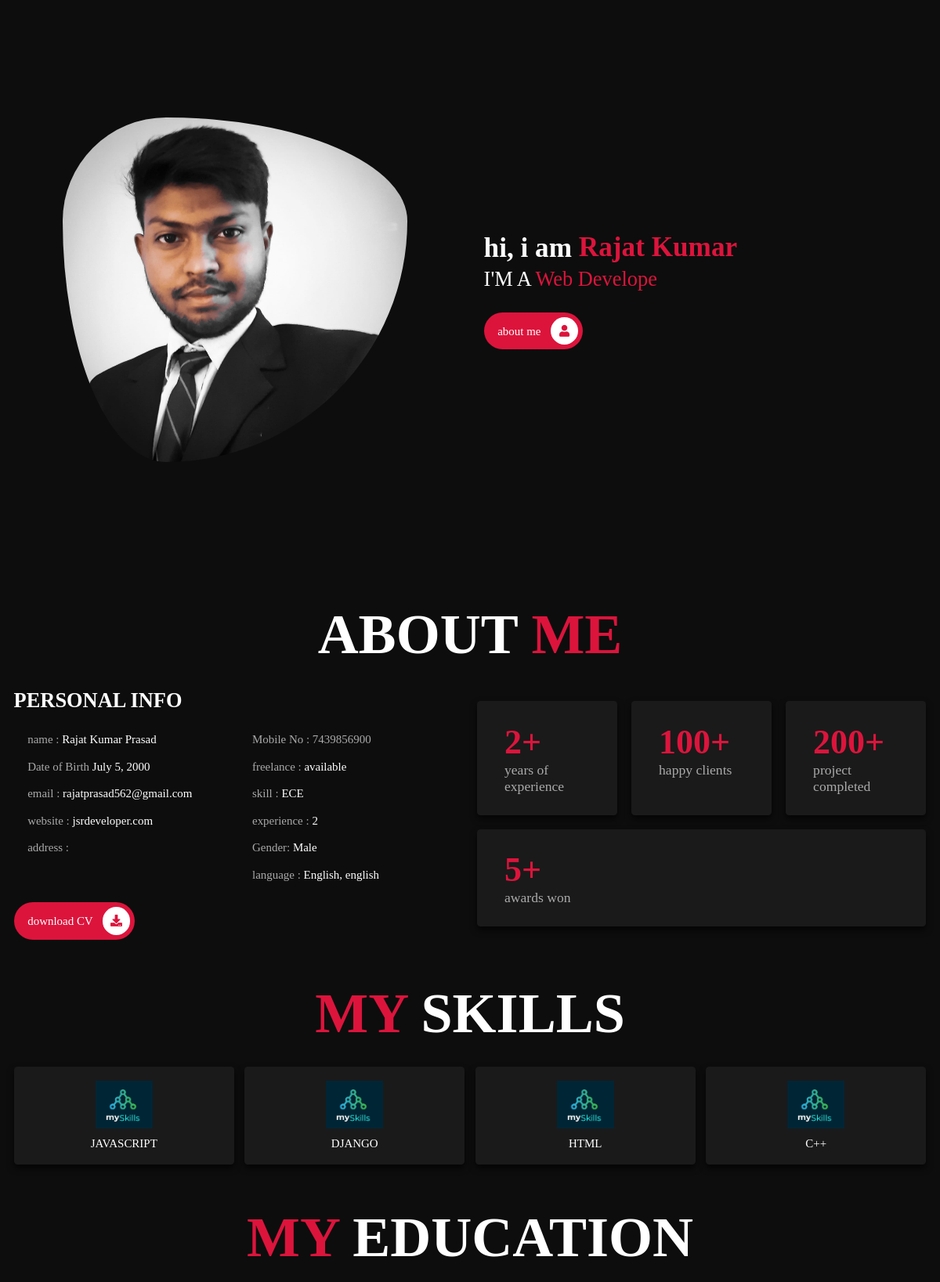
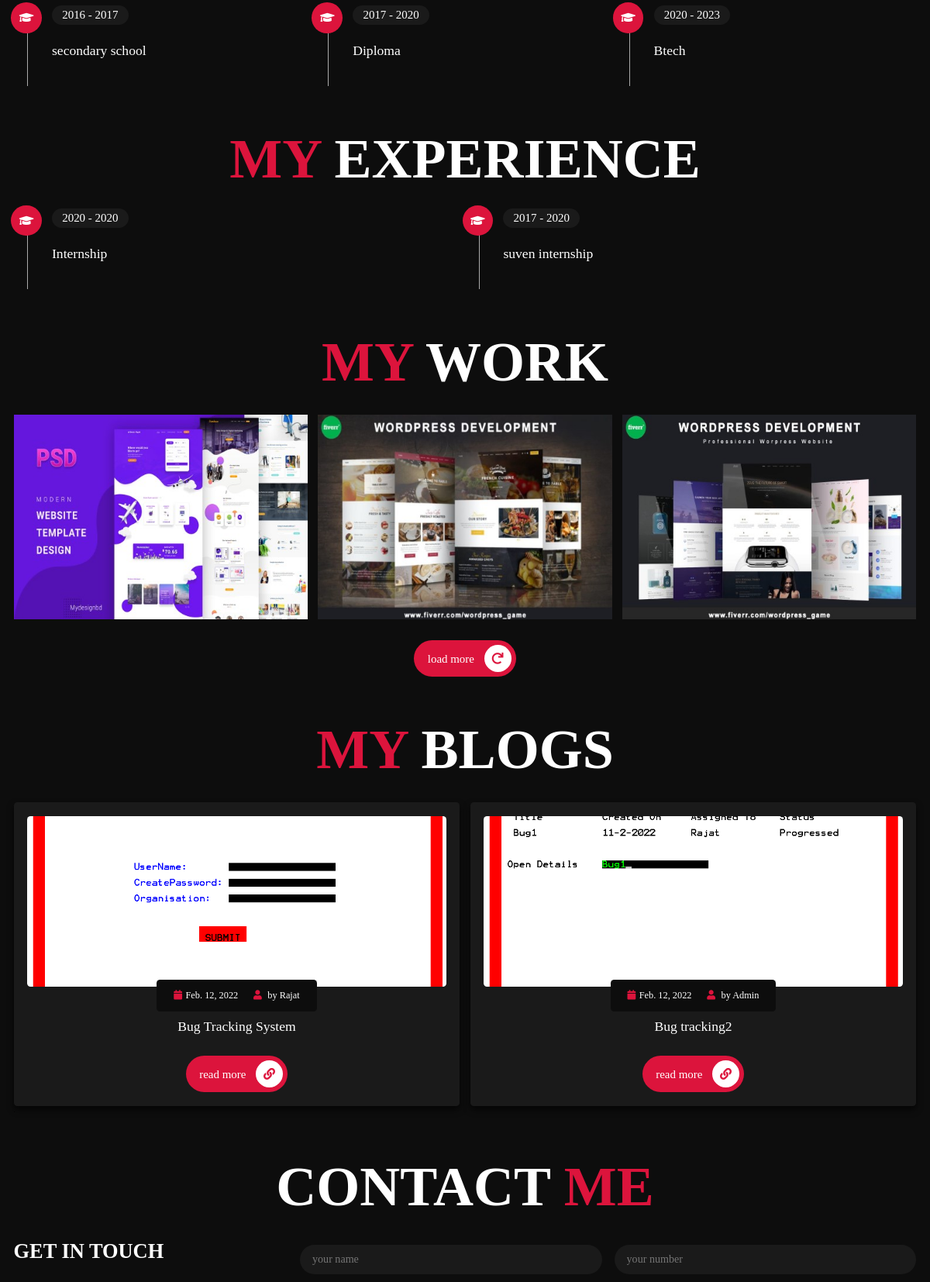
The page / (upper part) on the database its author committed (2 pictures, top to bottom).
### home/models.py (models this page shows)
class Home(models.Model):
    salutation=models.CharField(max_length=200)
    skills1=models.CharField(max_length=200, blank=True)
    skills2=models.CharField(max_length=200,blank=True)
    skills3=models.CharField(max_length=200, blank=True)
    skills4=models.CharField(max_length=200,blank=True)
    desc=tinymce_models.HTMLField()
    your_image=models.ImageField(upload_to="media")

class about(models.Model):
    display_Name=models.CharField(max_length=50, blank=True)
    email=models.EmailField()
    Date_of_Birth=models.DateField(blank=True)
    Phone=models.CharField(max_length=10)
    website=models.CharField(max_length=50, blank=True)
    First_language=models.CharField(max_length=50, blank=True)
    Second_language=models.CharField(max_length=50, blank=True)
    Degree=models.CharField(max_length=50, blank=True)
    sex=models.CharField(max_length=50)
    Experience=models.IntegerField(blank=True)
    Clients=models.IntegerField(blank=True)
    Awards=models.IntegerField(blank=True)
    Projects=models.IntegerField(blank=True)
    Address=models.CharField(max_length=100)
    Resume=models.FileField(upload_to="media")

class skills(models.Model):
    skill_No=models.IntegerField()
    skills_title=models.CharField(max_length=50)
    konwledge_percentage=models.IntegerField(blank=True)
    icon=models.ImageField(upload_to= "media",default="media/default.jpg")

class education(models.Model):
    course_name=models.CharField(max_length=100)
    course_desc=tinymce_models.HTMLField()
    strt_year1=models.CharField(max_length=4)
    end_year1=models.CharField(max_length=4)

class experience(models.Model):
    exp_title=models.CharField(max_length=500)
    strt_year=models.CharField(max_length=4)
    end_year=models.CharField(max_length=4)
    exp_desc=tinymce_models.HTMLField()

class projects(models.Model):
    project_no=models.IntegerField()
    links=models.CharField(max_length=150)
    Portfolio_picture=models.ImageField(upload_to="media")
    project_desc=models.TextField(blank=True)

class blog(models.Model):
    title=models.CharField(max_length=100)
    date_added=models.DateField(auto_now_add=True)
    author_name=models.CharField(max_length=100,default="unknown")
    feature_image=models.ImageField(upload_to="media",blank=True)
    desc=tinymce_models.HTMLField()
    slug=AutoSlugField(populate_from='title',unique=True,default=None)
    class meta:
        ordering=['-date_added']

### mywebsite/views.py (the view)
# urls.py: path('',views.index),
def index(request):
    about_data=about.objects.all()
    my_data=Home.objects.all()
    skills_data=skills.objects.all()
    education_data=education.objects.all()
    experience_data=experience.objects.all()
    services_data=services.objects.all()
    projects_data=projects.objects.all()[:6]
    contact_data=contact.objects.all()
    form_data=Messages.objects.all()
    blog_data=blog.objects.all()
    ''' form'''
    try:
        if request.method=="POST":
            mail_id=request.POST.get("mails")
            Name1=request.POST.get("Name1")
            subject=request.POST.get("subject")
            msg=request.POST.get("text2")
            mob=request.POST.get("sender_mobile")
            formdata=Messages(username=Name1,user_mail_id=mail_id,Subject=subject,content=msg,sender_mobile=mob)
            formdata.save()
            send_mail(subject,msg,'jsrdevops@gmail.com',['rajatprasad562@gmail.com'],fail_silently=True)
    except:
        pass
    context={'intro':about_data,'Name':my_data,'skill':skills_data,'education':education_data,'experience':experience_data,'service':services_data,'project':projects_data,'contacts':contact_data,'blogs':blog_data}
    return render(request,"index.html",context)

### templates/index.html (shortened to what this page needs)
{% extends "navbar.html" %}
{% block content %}
<section class="home" id="home">
     {% for i in Name %}
    <div class="image">
        <img src="media/{{i.your_image}}" alt="">
    </div>
    <div class="content">
        <h3>hi, i am <span id="myname">{{ i.salutation }}</span></h3>
              <span id ="st">I'M A <span class="txt-rotate" data-period="20" data-rotate='[ "{{i.skills1}}", "{{i.skills2}}", "{{i.skills3}}", "{{i.skills4}}" ]'> i am </span></span>
        <p>{{i.desc|safe}}</p>
        <a href="#about" class="btn"> about me <i class="fas fa-user"></i> </a>
    </div>
{% endfor %}
</section>
<section class="about" id="about">
    <h1 class="heading"> about <span>me</span> </h1>
    <div class="row">
          {% for about in intro %}
        <div class="info-container">
            <h1>personal info</h1>
            <div class="box-container">
                <div class="box">
                    <h3> <span>name : </span> {{about.display_Name}} </h3>
                    <h3> <span>Date of Birth </span> {{about.Date_of_Birth}} </h3>
                    <h3> <span>email : </span> {{about.email}} </h3>
					 <h3> <span>website : </span> {{about.website}}</h3>
                    <h3> <span>address : </span> {{about.Adress}} </h3>
                </div>
                <div class="box">
					<h3> <span>Mobile No : {{about.Phone}}</span> </h3>
                    <h3> <span>freelance : </span> available </h3>
                    <h3> <span>skill : </span> {{about.Degree}} </h3>
                    <h3> <span>experience : </span> {{about.Experience}} </h3>
					<h3> <span>Gender: </span>{{about.sex}}</h3>
                    <h3> <span>language : </span> {{about.First_language}}, english </h3>
                </div>
            </div>
            <a href="media/{{about.Resume}}" download class="btn"> download CV <i class="fas fa-download"></i> </a>
        </div>
        <div class="count-container">
            <div class="box" id="experience" >
                <h3 >{{about.Experience}}+</h3>
                <p >years of experience</p>
            </div>
            <div class="box" id="experience">
                <h3>{{about.Clients}}+</h3>
                <p>happy clients</p>
            </div>
            <div class="box" id="experience">
                <h3>{{about.Projects}}+</h3>
                <p>project completed</p>
            </div>
            <div class="box" id="experience">
                <h3>{{about.Awards}}+</h3>
                <p>awards won</p>
            </div>
        </div>
     {% endfor %}
    </div>
</section>
<section class="skills" id="skills">
    <h1 class="heading"> <span>my</span> skills </h1>
    <div class="box-container">
	{% for skill in skill %}
        <div class="box">
            <img src="/media/{{skill.icon}}">
            <h3>{{skill.skills_title}}</h3>
        </div>
       	{% endfor %}
    </div>
</section>
<section class="education" id="education">
    <h1 class="heading"> <span>my</span> education </h1>
    <div class="box-container">
		{% for edu in education %}
        <div class="box">
            <i class="fas fa-graduation-cap"></i>
            <span>{{edu.strt_year1}} - {{edu.end_year1}}</span>
            <h3>{{edu.course_name}}</h3>
        </div>
    {% endfor %}
    </div>
</section>
<section class="education" id="education">
    <h1 class="heading"> <span>my</span> experience </h1>
    <div class="box-container">
		{% for exp in experience %}
        <div class="box">
            <i class="fas fa-graduation-cap"></i>
            <span>{{exp.strt_year}} - {{exp.end_year}}</span>
            <h3>{{exp.exp_title}}</h3>
        </div>
    {% endfor %}
    </div>
</section>
<section class="portfolio" id="portfolio">
    <h1 class="heading"> <span>my</span> work </h1>
    <div class="box-container">
		{% for projects in project reversed %}
        <div class="box">
            <img src="/media/{{projects.Portfolio_picture}}" alt="">
        </div>
		{% endfor %}
        </div>
    <a href="/mywork" class="btn"> load more <i class="fas fa-redo"></i> </a>
</section>
<section class="blogs" id="blogs">
    <h1 class="heading"> <span>my</span> blogs </h1>
    <div class="box-container">
        {% for blog in blogs %}
        <div class="box">
            <div class="image">
                <img src="/media/{{blog.feature_image}}" alt="">
            </div>
            <div class="content">
                <div class="icons">
                    <a href="#"> <i class="fas fa-calendar"></i>{{blog.date_added}}</a>
                    <a href="#"> <i class="fas fa-user"></i> by {{blog.author_name}} </a>
                </div>
                <h3>{{blog.title}}</h3>
                <p>{{blog.desc|safe| truncatechars:100}}</p>
                <a href="{% url 'blog_detail' blog.slug %}" class="btn"> read more <i class="fas fa-link"></i> </a>
            </div>
        </div>
        {% endfor %}
    </div>.
</section>
<section class="contact" id="contact">
<h1 class="heading"> contact <span>me</span> </h1>
<div class="row">
    <div class="info-container">
        <h1>get in touch</h1>
{% for c in contacts %}
        <p> {{c.some_text}}</p>
			{% endfor %}
    </div>
    <form method="POST" >
        <div class="inputBox">
            <input type="text" name="Name1" placeholder="your name">
            <input type="number" name="sender_mobile" placeholder="your number">
        </div>
    </form>
</div>
</section>
{% endblock %}

### templates/navbar.html (shortened to what this page needs)
<!DOCTYPE html>
<html lang="en">
<head>
    <link rel="stylesheet" href="https://cdnjs.cloudflare.com/ajax/libs/font-awesome/5.15.4/css/all.min.css">
    <link rel="stylesheet" href="/static/css/mystyle.css">
</head>
    <body>
{% block content %}
{% endblock %}
</body>
</html>

### rows shown on the page
Home: your_image (picture), salutation "Rajat Kumar"
about: display_Name "Rajat Kumar Prasad", Date_of_Birth "July 5, 2000", email "rajatprasad562@gmail.com", website "jsrdeveloper.com", Phone "7439856900", Degree "ECE", Experience "2", sex "Male", First_language "English", Clients "100", Projects "200", Awards "5"
skills: icon (placeholder picture), skills_title "JAVASCRIPT"
skills: icon (placeholder picture), skills_title "DJANGO"
skills: icon (placeholder picture), skills_title "HTML"
skills: icon (placeholder picture), skills_title "C++"
education: strt_year1 "2016", end_year1 "2017", course_name "secondary school"
education: strt_year1 "2017", end_year1 "2020", course_name "Diploma"
education: strt_year1 "2020", end_year1 "2023", course_name "Btech"
experience: strt_year "2020", end_year "2020", exp_title "Internship"
experience: strt_year "2017", end_year "2020", exp_title "suven internship"
projects: Portfolio_picture (picture)
projects: Portfolio_picture (picture)
projects: Portfolio_picture (picture)
blog: feature_image (picture), date_added "Feb. 12, 2022", author_name "Rajat", title "Bug Tracking System"
blog: feature_image (picture), date_added "Feb. 12, 2022", author_name "Admin", title "Bug tracking2"
